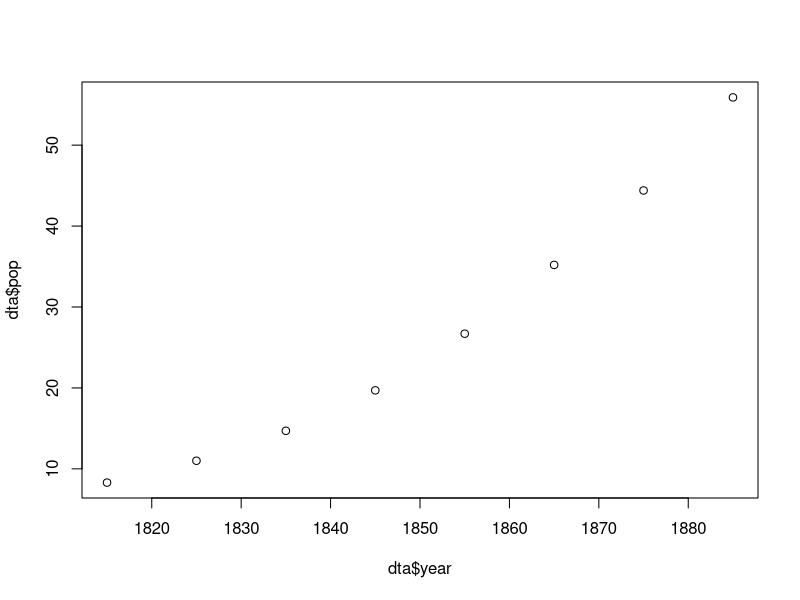

Generate this figure with R:
# Non Linear Least Squares GN and LvM
#====================================
library(dplyr)
library(numDeriv)
library(minpack.lm)
library(pracma)
options(scipen=999)

# Example 1
#-----------
dta<-data.frame(year=seq(1815,1885,10),pop=c(8.3,11,14.7,19.7,26.7,35.2,44.4,55.9),
                t=1:8)
plot(dta$year,dta$pop)

## Gauss-Newton
#--------------
lr<-list()
tol<-0.0001
niter<-20
xini=matrix(c(6,0.3),ncol=1)
for(k in 1:niter){
  #residuals
  mdli=function(t) xini[1]*exp(xini[2]*t)
  res_fun<-function(t,y) mdli(t)-y
  res=res_fun(dta$t,dta$pop)
  resm=matrix(res,ncol=1)
  #jacobian
  grdl=lapply(1:8,function(t) grad(function(prm) {prm[1]*exp(prm[2]*t)},
                                   c(xini[1],xini[2])))
  jacb=do.call("rbind",grdl) %>% as.matrix()
  pk=-solve(t(jacb)%*%jacb)%*%t(jacb)%*%resm   # pk = (J'J)-1 J'r
  xnw=xini+pk
  lr[[k]]<-xini
  err<-sqrt(sum(((xnw-xini)^2)))
  print(cbind(xini,xnw))
  print(sum(res^2))
  xini<-xnw
  if(err<tol){ 
    break
  }
}
drgn<-do.call("cbind",lr)
drgn

## automatic function
t=dta$t
y <- dta$pop
gn<-nls(formula=y~x1*exp(x2*t),
        start=list(x1=6,x2=0.3),
        trace = T)
gn

# Levenberg-Marquardt
#---------------------
lm_mdl<-nlsLM(y~x1*exp(x2*t),
              start=list(x1=6,x2=0.3),
              algorithm = "LM",
              trace=T)
lm_mdl
